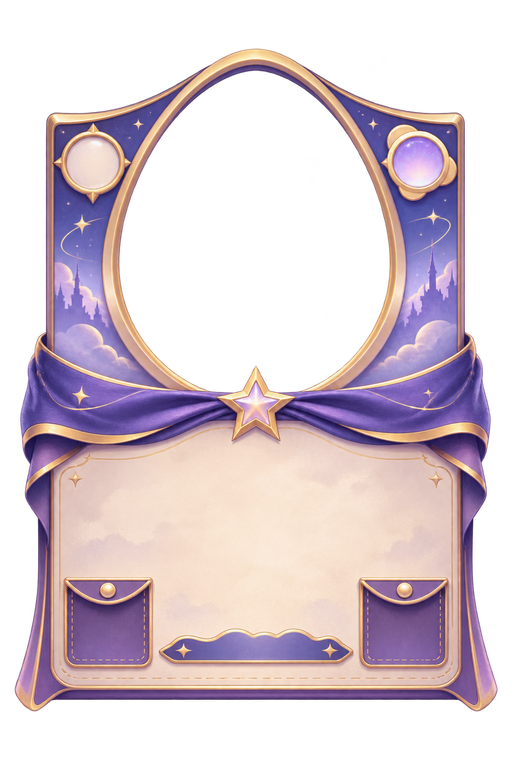
#> input picture assets/ui/cards/card-frame-original-v1.png, 512 x 768 px
$ python build_card_frame_variants.py
#> lines starting #> are read from the running program, lines starting #| are printed output that depends on the picture
from __future__ import annotations

from pathlib import Path

import numpy as np
from PIL import Image, ImageDraw, ImageFilter


ROOT = Path(__file__).resolve().parents[1]
SOURCE = ROOT / "assets" / "ui" / "cards" / "card-frame-original-v1.png"
OUTPUT = ROOT / "assets" / "ui" / "cards"

RARITIES = {
    "common": {"hue": 158, "saturation": 24, "value_gain": 1.16, "value_add": 18},
    "rare": {"hue": 154, "saturation": 184, "value_gain": 1.08, "value_add": 8},
    "epic": None,
    "legendary": {"hue": 17, "saturation": 188, "value_gain": 1.09, "value_add": 10},
}

GLINTS = [(72, 132, 10), (443, 148, 11), (248, 376, 14), (42, 431, 8), (467, 432, 8), (112, 286, 7), (398, 286, 7)]


def rarity_mask(image: Image.Image) -> np.ndarray:
    rgba = np.asarray(image.convert("RGBA"))
    hsv = np.asarray(image.convert("RGB").convert("HSV"))
    hue, saturation = hsv[..., 0], hsv[..., 1]
    alpha = rgba[..., 3]
    return (alpha > 8) & (hue >= 145) & (hue <= 205) & (saturation >= 38)


def recolor(source: Image.Image, rarity: str) -> Image.Image:
    if rarity == "epic":
        return source.copy()
    hsv = np.asarray(source.convert("RGB").convert("HSV")).copy()
    mask = rarity_mask(source)
    config = RARITIES[rarity]
    hsv[..., 0][mask] = config["hue"]
    original_saturation = hsv[..., 1][mask].astype(np.float32)
    if rarity == "common":
        hsv[..., 1][mask] = np.clip(original_saturation * 0.18 + config["saturation"], 10, 52).astype(np.uint8)
    else:
        hsv[..., 1][mask] = np.clip(original_saturation * 0.72 + config["saturation"] * 0.45, 90, 220).astype(np.uint8)
    value = hsv[..., 2][mask].astype(np.float32)
    hsv[..., 2][mask] = np.clip(value * config["value_gain"] + config["value_add"], 0, 255).astype(np.uint8)
    rgb = Image.fromarray(hsv, "HSV").convert("RGB")
    rgb.putalpha(source.getchannel("A"))
    return rgb


def star(draw: ImageDraw.ImageDraw, x: int, y: int, radius: int, color: tuple[int, int, int, int]) -> None:
    draw.polygon([(x, y - radius), (x + 2, y - 2), (x + radius, y), (x + 2, y + 2), (x, y + radius), (x - 2, y + 2), (x - radius, y), (x - 2, y - 2)], fill=color)


def shiny(base: Image.Image, rarity: str) -> Image.Image:
    rgba = np.asarray(base.convert("RGBA")).astype(np.float32)
    mask = rarity_mask(base)
    height, width = mask.shape
    yy, xx = np.mgrid[0:height, 0:width]
    hue = ((xx * 0.42 + yy * 0.18) % 255).astype(np.uint8)
    saturation = np.full((height, width), 205 if rarity != "common" else 155, dtype=np.uint8)
    value = np.full((height, width), 255, dtype=np.uint8)
    rainbow = np.asarray(Image.fromarray(np.dstack([hue, saturation, value]), "HSV").convert("RGB")).astype(np.float32)
    wave = (np.sin((xx + yy * 0.58) / 25.0) + 1.0) * 0.5
    strength = (0.25 if rarity == "common" else 0.32) + wave * (0.18 if rarity == "common" else 0.24)
    for channel in range(3):
        rgba[..., channel][mask] = rgba[..., channel][mask] * (1 - strength[mask]) + rainbow[..., channel][mask] * strength[mask]
    rgba[..., :3][mask] = np.clip(rgba[..., :3][mask] * 1.12 + 8, 0, 255)
    result = Image.fromarray(rgba.astype(np.uint8), "RGBA")

    foil = Image.new("RGBA", result.size)
    foil_draw = ImageDraw.Draw(foil)
    foil_colors = [
        (90, 225, 255, 78),
        (157, 119, 255, 74),
        (255, 117, 210, 70),
        (255, 226, 116, 72),
    ]
    for index, offset in enumerate(range(-360, 640, 92)):
        foil_draw.polygon(
            [(offset, 0), (offset + 54, 0), (offset + 470, height), (offset + 416, height)],
            fill=foil_colors[index % len(foil_colors)],
        )
    foil.putalpha(Image.composite(foil.getchannel("A"), Image.new("L", result.size), base.getchannel("A")))
    result = Image.alpha_composite(result, foil)

    edge = base.getchannel("A").filter(ImageFilter.FIND_EDGES).filter(ImageFilter.GaussianBlur(1.4))
    edge_glow = Image.new("RGBA", result.size, (174, 232, 255, 0))
    edge_glow.putalpha(edge.point(lambda value: min(150, value * 2)))
    result = Image.alpha_composite(result, edge_glow)

    glow = Image.new("RGBA", result.size)
    glow_draw = ImageDraw.Draw(glow)
    glow_color = {
        "common": (224, 245, 255, 175),
        "rare": (104, 223, 255, 190),
        "epic": (240, 134, 255, 190),
        "legendary": (255, 214, 105, 205),
    }[rarity]
    for x, y, radius in GLINTS:
        star(glow_draw, x, y, radius, glow_color)
    star(glow_draw, 434, 142, 18, (255, 255, 255, 235))
    star(glow_draw, 434, 142, 10, glow_color)
    blurred = glow.filter(ImageFilter.GaussianBlur(5))
    result = Image.alpha_composite(result, blurred)
    result = Image.alpha_composite(result, glow)
    result.putalpha(base.getchannel("A"))
    return result


def save_optimized(image: Image.Image, path: Path) -> None:
    palette = image.quantize(colors=224, method=Image.Quantize.FASTOCTREE, dither=Image.Dither.FLOYDSTEINBERG)
    palette.save(path, optimize=True)


def main() -> None:
    source = Image.open(SOURCE).convert("RGBA")
#> source is the input picture: PIL image 512x768 RGBA; mean R, G, B, A 95, 80.3, 88.6, 129.6
    if source.size != (512, 768):
        raise SystemExit(f"Unexpected source size: {source.size}")
    OUTPUT.mkdir(parents=True, exist_ok=True)
    for rarity in RARITIES:
        base = recolor(source, rarity)
        save_optimized(base, OUTPUT / f"card-frame-{rarity}-v1.png")
        save_optimized(shiny(base, rarity), OUTPUT / f"card-frame-{rarity}-shiny-v1.png")
#> this loop made 4 passes
#> pass 1, in recolor, `hsv = np.asarray(source.convert("RGB").convert("HSV")).copy()`:
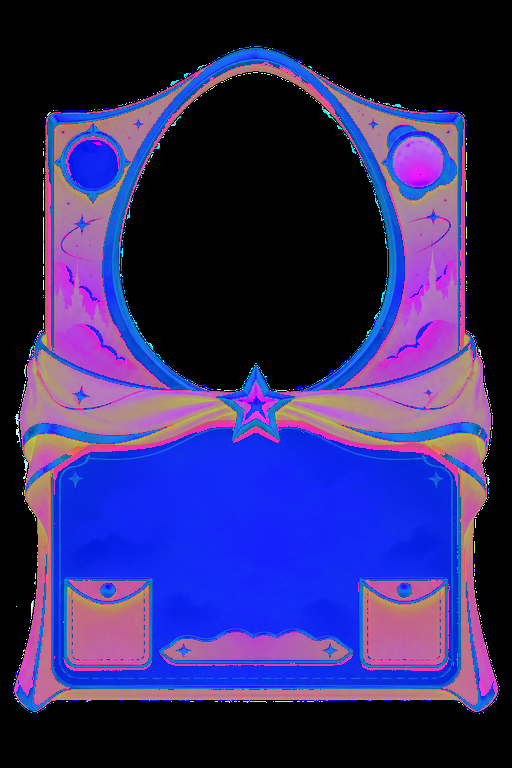
#> hsv: shape (768, 512, 3); mean R, G, B 50.1, 41.8, 104.2
#> pass 1, in rarity_mask, `hue, saturation = hsv[..., 0], hsv[..., 1]`:
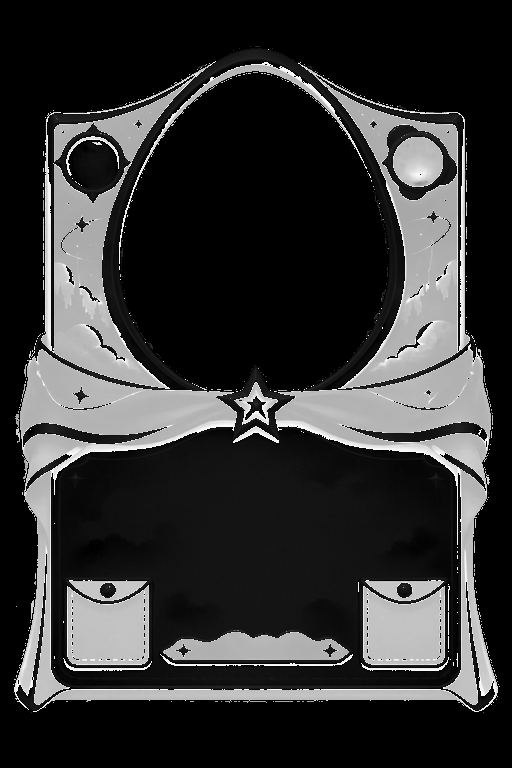
#> hue: shape (768, 512); min 0, max 254, mean 50.1
#> pass 1, in rarity_mask, `hue, saturation = hsv[..., 0], hsv[..., 1]`:
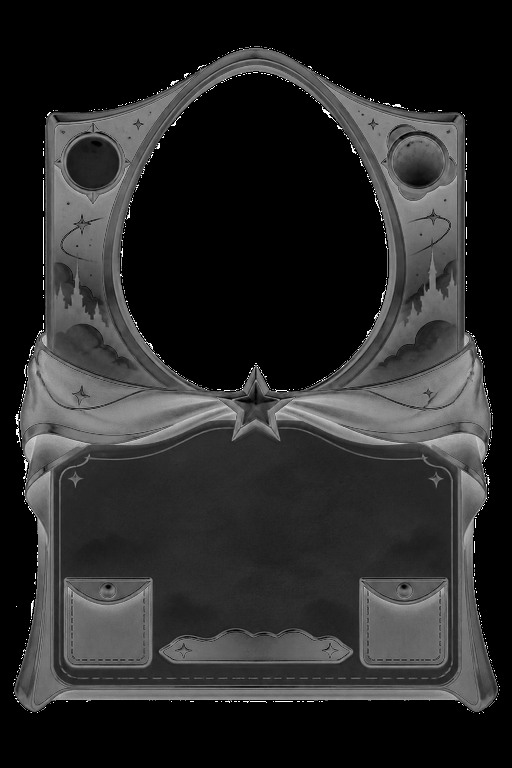
#> saturation: shape (768, 512); min 0, max 255, mean 41.8
#> pass 1, in rarity_mask, `alpha = rgba[..., 3]`:
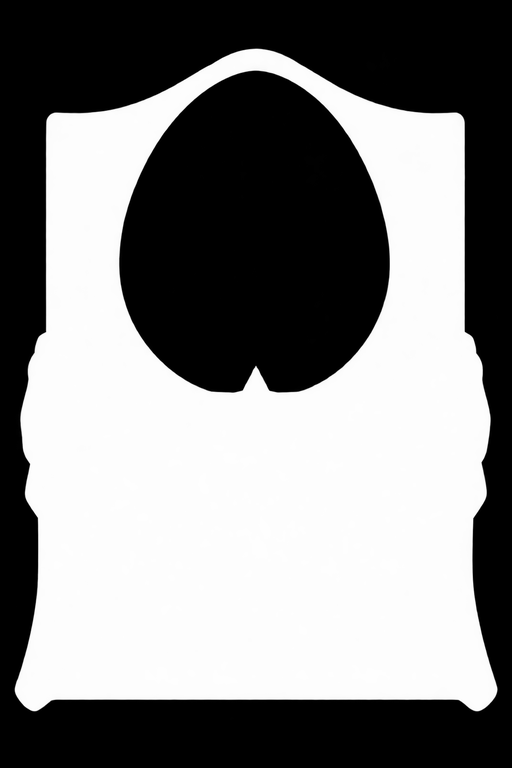
#> alpha: shape (768, 512); min 0, max 255, mean 129.6
#> after the loop:
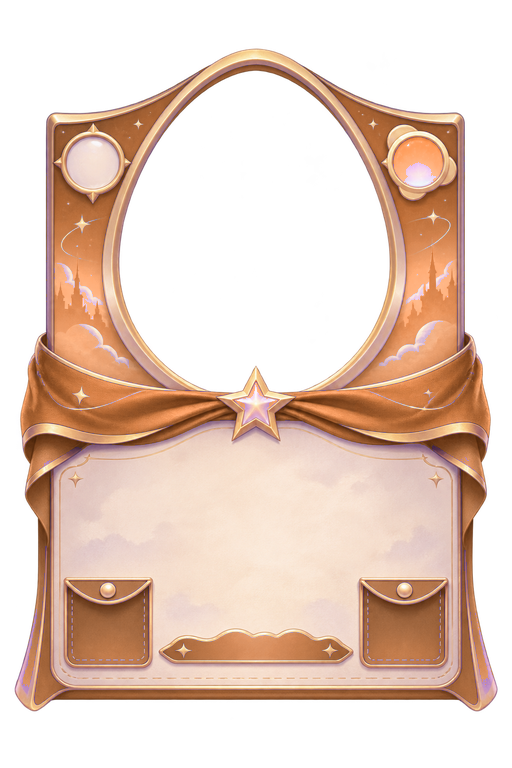
#> base: PIL image 512x768 RGBA; mean R, G, B, A 108.6, 84.3, 70.8, 129.6; transparent parts drawn white
    print("card-frame-variants-ok common rare legendary + four shiny")


if __name__ == "__main__":
    main()
